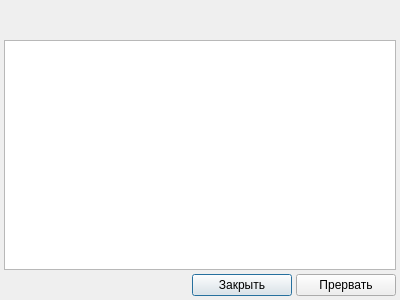
<?xml version="1.0" encoding="UTF-8"?>
<ui version="4.0">
 <class>eventsListDialog</class>
 <widget class="QDialog" name="eventsListDialog">
  <property name="geometry">
   <rect>
    <x>0</x>
    <y>0</y>
    <width>400</width>
    <height>300</height>
   </rect>
  </property>
  <property name="windowTitle">
   <string>Dialog</string>
  </property>
  <layout class="QGridLayout" name="gridLayout">
   <property name="margin">
    <number>4</number>
   </property>
   <property name="spacing">
    <number>4</number>
   </property>
   <item row="0" column="0" colspan="3">
    <widget class="QLabel" name="lblClientInfo">
     <property name="text">
      <string/>
     </property>
    </widget>
   </item>
   <item row="1" column="0" colspan="3">
    <widget class="QLabel" name="lblSelectInfo">
     <property name="text">
      <string/>
     </property>
    </widget>
   </item>
   <item row="2" column="0" colspan="3">
    <widget class="CTableView" name="tblListWidget"/>
   </item>
   <item row="3" column="0">
    <spacer name="horizontalSpacer">
     <property name="orientation">
      <enum>Qt::Horizontal</enum>
     </property>
     <property name="sizeHint" stdset="0">
      <size>
       <width>294</width>
       <height>20</height>
      </size>
     </property>
    </spacer>
   </item>
   <item row="3" column="1">
    <widget class="QPushButton" name="btnClose">
     <property name="sizePolicy">
      <sizepolicy hsizetype="Fixed" vsizetype="Fixed">
       <horstretch>0</horstretch>
       <verstretch>0</verstretch>
      </sizepolicy>
     </property>
     <property name="minimumSize">
      <size>
       <width>100</width>
       <height>0</height>
      </size>
     </property>
     <property name="text">
      <string>Закрыть</string>
     </property>
    </widget>
   </item>
   <item row="3" column="2">
    <widget class="QPushButton" name="btnCloseCorrect">
     <property name="sizePolicy">
      <sizepolicy hsizetype="Fixed" vsizetype="Fixed">
       <horstretch>0</horstretch>
       <verstretch>0</verstretch>
      </sizepolicy>
     </property>
     <property name="minimumSize">
      <size>
       <width>100</width>
       <height>0</height>
      </size>
     </property>
     <property name="text">
      <string>Прервать</string>
     </property>
    </widget>
   </item>
  </layout>
 </widget>
 <customwidgets>
  <customwidget>
   <class>CTableView</class>
   <extends>QTableView</extends>
   <header>library/TableView</header>
  </customwidget>
 </customwidgets>
 <resources/>
 <connections/>
</ui>
